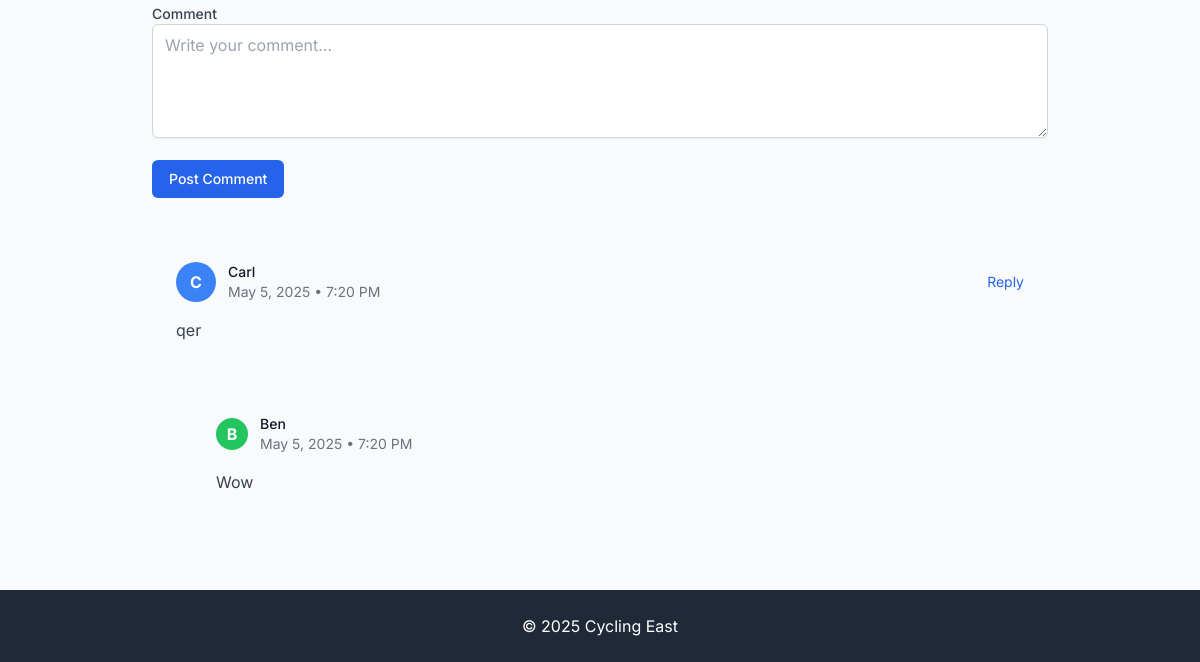
/post/1/ (lower part), run on an earlier commit of the app's database.
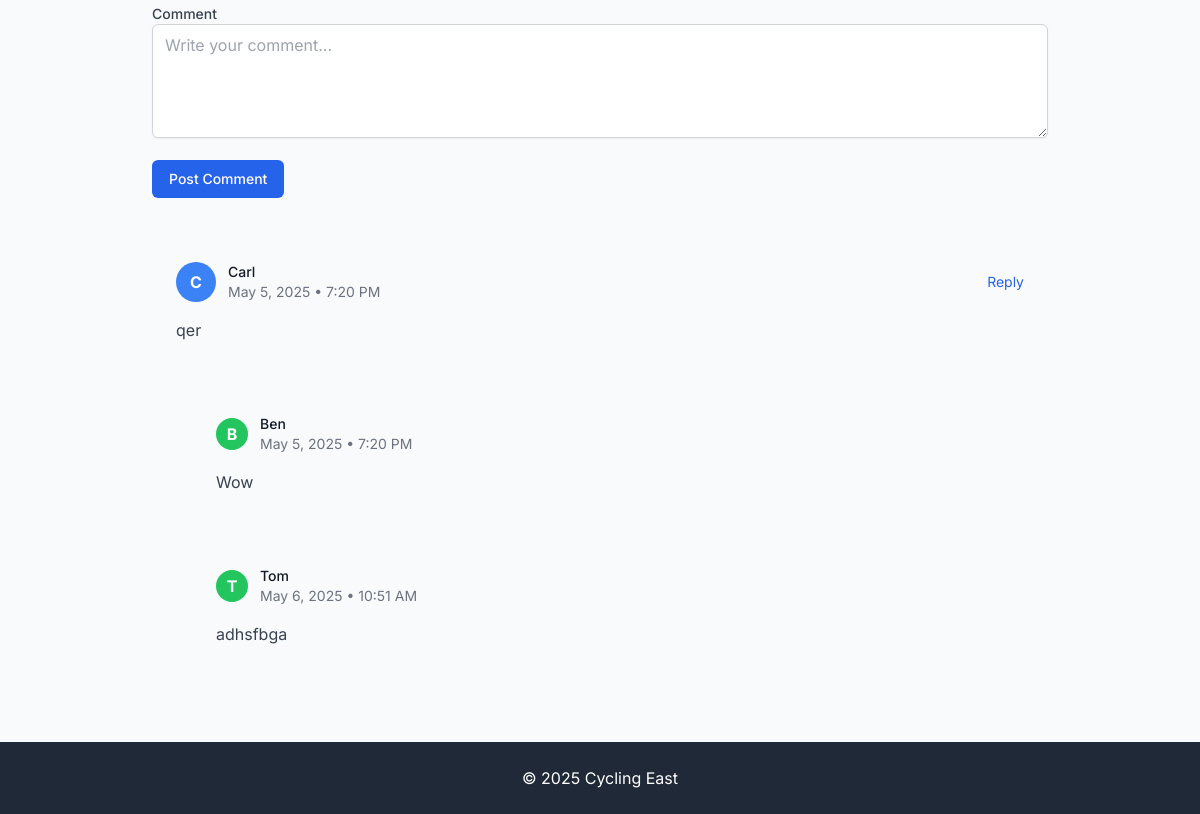
And on a later commit of the database.
### blog/models.py (models this page shows, shortened)
class Comment(models.Model):
    blog_post = models.ForeignKey(BlogPost, related_name='comments', on_delete=models.CASCADE)
    name = models.CharField(max_length=80)
    content = models.TextField()
    created_at = models.DateTimeField(auto_now_add=True)
    approved = models.BooleanField(default=True)
    parent = models.ForeignKey('self', null=True, blank=True, on_delete=models.CASCADE, related_name='replies')
    ip_address = models.GenericIPAddressField(null=True, blank=True)
    class Meta:
        ordering = ['created_at']

### blog/views.py (the view)
# urls.py: path('post/<int:pk>/', views.BlogDetailView.as_view(), name='blog_detail'),
class BlogDetailView(DetailView):
    model = BlogPost
    template_name = 'blog/blog_detail.html'
    context_object_name = 'blog_post'
    def get_context_data(self, **kwargs):
        context = super().get_context_data(**kwargs)
        blog_post = self.get_object()
        context['prev_post'] = BlogPost.objects.filter(
            timestamp__gt=blog_post.timestamp
        ).order_by('timestamp').first()
        context['next_post'] = BlogPost.objects.filter(
            timestamp__lt=blog_post.timestamp
        ).order_by('-timestamp').first()
        context['comment_form'] = CommentForm()
        context['comments'] = blog_post.comments.filter(approved=True, parent=None)
        return context

### blog/models.py (called while the page is built)
    @property
    def has_location(self):
        return self.latitude is not None and self.longitude is not None

### tracnblog/context_processors.py (called while the page is built)
def base_url_processor(request):
    return { 'BASE_URL': getattr(settings, 'BASE_URL', '') }

### templates/blog/blog_detail.html (shortened to what this page needs)
{% extends 'base.html' %}
{% block content %}
    <div class="max-w-4xl mx-auto">
        <div class="mt-16 border-t border-gray-200 pt-8">
            <div class="mb-10" id="comment-form-container">
                <form method="post" action="{% url 'post_comment' pk=blog_post.pk %}" class="space-y-4" id="comment-form">
                    <div>
                        <label for="{{ comment_form.content.id_for_label }}" class="block text-sm font-medium text-gray-700">
                            {{ comment_form.content.label }}
                        </label>
                        {{ comment_form.content }}
                    </div>
                    <div>
                        <button type="submit" class="inline-flex items-center px-4 py-2 border border-transparent text-sm font-medium rounded-md text-white bg-blue-600 hover:bg-blue-700 focus:outline-none focus:ring-2 focus:ring-offset-2 focus:ring-blue-500">
                            Post Comment
                        </button>
                    </div>
                </form>
            </div>
            {% if comments %}
                <div class="space-y-8">
                    {% for comment in comments %}
                        <div class="comment" id="comment-{{ comment.id }}">
                            <div class="bg-gray-50 p-6 rounded-lg">
                                <div class="flex items-center justify-between mb-4">
                                    <div class="flex items-center">
                                        <div class="flex-shrink-0">
                                            <div class="w-10 h-10 bg-blue-500 rounded-full flex items-center justify-center text-white font-bold">
                                                {{ comment.name|first|upper }}
                                            </div>
                                        </div>
                                        <div class="ml-3">
                                            <p class="text-sm font-medium text-gray-900">{{ comment.name }}</p>
                                            <p class="text-sm text-gray-500">{{ comment.created_at|date:"F j, Y • g:i A" }}</p>
                                        </div>
                                    </div>
                                    <button class="reply-button text-sm text-blue-600 hover:text-blue-800" data-comment-id="{{ comment.id }}" data-comment-author="{{ comment.name }}">
                                        Reply
                                    </button>
                                </div>
                                <div class="text-gray-700">
                                    {{ comment.content|linebreaks }}
                                </div>
                            </div>
                            {% if comment.replies.all %}
                                <div class="ml-10 mt-6 space-y-6">
                                    {% for reply in comment.replies.all %}
                                        {% if reply.approved %}
                                            <div class="bg-gray-50 p-6 rounded-lg">
                                                <div class="flex items-center justify-between mb-4">
                                                    <div class="flex items-center">
                                                        <div class="flex-shrink-0">
                                                            <div class="w-8 h-8 bg-green-500 rounded-full flex items-center justify-center text-white font-bold">
                                                                {{ reply.name|first|upper }}
                                                            </div>
                                                        </div>
                                                        <div class="ml-3">
                                                            <p class="text-sm font-medium text-gray-900">{{ reply.name }}</p>
                                                            <p class="text-sm text-gray-500">{{ reply.created_at|date:"F j, Y • g:i A" }}</p>
                                                        </div>
                                                    </div>
                                                </div>
                                                <div class="text-gray-700">
                                                    {{ reply.content|linebreaks }}
                                                </div>
                                            </div>
                                        {% endif %}
                                    {% endfor %}
                                </div>
                            {% endif %}
                        </div>
                    {% endfor %}
                </div>
            {% else %}
                <p class="text-gray-500">No comments yet. Be the first to comment!</p>
            {% endif %}
        </div>
    </div>
{% endblock %}

### templates/base.html (shortened to what this page needs)
<!DOCTYPE html>
<html lang="en">
<head>
    <script src="https://cdn.tailwindcss.com"></script>
    <link rel="stylesheet" href="https://unpkg.com/leaflet@1.9.3/dist/leaflet.css" />
    <link rel="stylesheet" href="https://cdnjs.cloudflare.com/ajax/libs/font-awesome/6.4.0/css/all.min.css">
</head>
<body class="bg-gray-50 min-h-screen">
    <main class="container mx-auto px-4 py-8">
        {% block content %}{% endblock %}
    </main>
    <footer class="bg-gray-800 text-white py-6">
        <div class="container mx-auto px-4 text-center">
            <p>© {% now "Y" %} Cycling East</p>
        </div>
    </footer>
</body>
</html>

### templates/base.html (style rules this page uses)
body { font-family: 'Inter', sans-serif; }

What changed in the data, as far as the page shows it:
added Comment: name|first "T", name "Tom", created_at "May 6, 2025 • 10:51 AM", content "adhsfbga", shown under "C"
